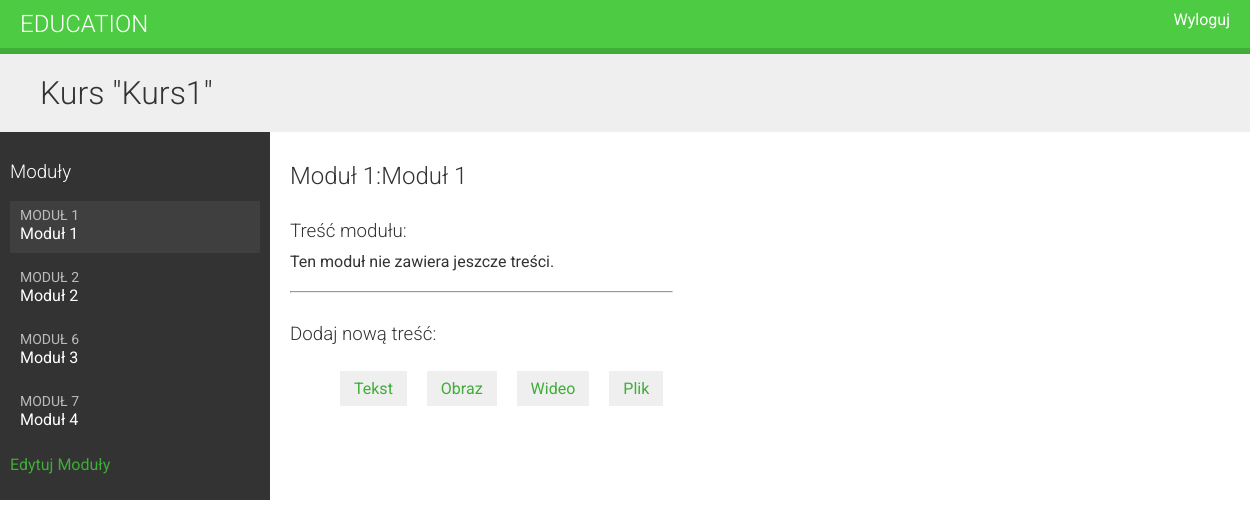
The page /course/module/1/ (signed in) on the database its author committed.
### courses/models.py (models this page shows, shortened)
class Course(models.Model):
    owner = models.ForeignKey(User, related_name='courses_created', on_delete=models.CASCADE)
    subject = models.ForeignKey(Subject, related_name='courses', on_delete=models.CASCADE)
    title = models.CharField(max_length=200)
    slug = models.SlugField(max_length=200, unique=True)
    overview = models.TextField()
    created = models.DateTimeField(auto_now_add=True)
    class Meta:
        ordering = ('-created',)

class Module(models.Model):
    course = models.ForeignKey(Course, related_name='modules', on_delete=models.CASCADE)
    title = models.CharField(max_length=200)
    description = models.TextField(blank=True)
    order = OrderField(blank=True, for_fields=['course'])
    class Meta:
        ordering = ['order']

### courses/views.py (the view)
# urls.py: path('module/<int:module_id>/', views.ModuleContentListView.as_view(), name='module_content_list'),
class ModuleContentListView(TemplateResponseMixin, View):
    template_name = 'courses/manage/module/content_list.html'
    def get(self, request, module_id):
        module = get_object_or_404(Module, id=module_id, course__owner=request.user)
        return self.render_to_response({'module': module})

### templates/courses/manage/module/content_list.html (shortened to what this page needs)
{% extends 'base.html' %}
{% load course %}
{% block content %}
    {% with course=module.course %}
        <h1>Kurs "{{ course.title }}"</h1>
        <div class="contents"><h3>Moduły</h3>
            <ul id="modules">
                {% for m in course.modules.all %}
                    <li data-id="{{ m.id }}"{% if m == module %} class="selected"{% endif %}>
                        <a href="{% url 'module_content_list' m.id %}"><span>
            Moduł <span class="order">{{ m.order|add:1 }}</span>
        </span><br>
                            {{ m.title }}
                        </a>
                    </li>
                {% empty %}
                    <li>Brak modułów.</li>
                {% endfor %}
            </ul>
            <p><a href="{% url 'course_module_update' course.id %}">Edytuj Moduły</a></p>
        </div>
        <div class="module">
            <h2>Moduł {{ module.order|add:1 }}:{{ module.title }}</h2>
            <h3>Treść modułu:</h3>
            <div id="module-contents">
                {% for content in module.contents.all %}
                    <div data-id="{{ content.id }}">
                        {% with item=content.item %}
                            <p>{{ item }}({{ item|model_name }}</p>
                            <a href="{% url "module_content_update" module.id item|model_name item.id %}">Edytuj</a>
                            <form action="{% url 'module_content_delete' content.id %}" method="post">
                                <input type="submit" value="Usuń">
                                {% csrf_token %}
                            </form>
                        {% endwith %}
                    </div>
                {% empty %}
                    <p>Ten moduł nie zawiera jeszcze treści.</p>
                {% endfor %}
            </div>
            <hr>
            <h3>Dodaj nową treść:</h3>
            <ul class="content-types">
                <li><a href="{% url 'module_content_create' module.id "text" %}">Tekst</a></li>
                <li><a href="{% url 'module_content_create' module.id "image" %}">Obraz</a></li>
                <li><a href="{% url 'module_content_create' module.id "video" %}">Wideo</a></li>
                <li><a href="{% url 'module_content_create' module.id "file" %}">Plik</a></li>
            </ul>
        </div>
    {% endwith %}
{% endblock %}

### courses/static/css/base.css (style rules this page uses)
body { margin:0; font-family:'Roboto', sans-serif; font-weight:400; color:#333; }
a { color:#3fad37; text-decoration:none; }
h1, h2, h3, h4, h5, h6 { font-family:'Roboto', sans-serif; font-weight:300; }
h1 { background:#efefef; width:100%; overflow:auto; padding:20px 0 20px 40px; margin:0; }
.module { overflow:auto; }
.module h3 { margin:30px 0 0; padding:0; width:100%; }
.module p { margin:10px 0 20px; width:100%; float:left; }
.contents { width:20%; padding:10px; float:left; background:#333; color: #fff; font-family:'Roboto', sans-serif; }
.contents ul { list-style:none; margin:0; padding:0; }
.contents ul li { margin:0 0 10px 0; padding:4px 10px 10px; overflow:auto; }
.contents ul li.selected { background:#3f3f3f; }
.contents ul span { text-transform:uppercase; color:#bbb; font-size:14px; }
.contents ul a { display:block; color:#fff; text-decoration:none; }
.module { padding:10px 20px; float:left; }
ul.content-types li { list-style:none; float:left; margin:10px; background:#efefef; padding:8px 14px; }

### rows shown on the page
Course: title "Kurs1"
Module: order|add "1", title "Moduł 1"
Module: order|add "2", title "Moduł 2"
Module: order|add "6", title "Moduł 3"
Module: order|add "7", title "Moduł 4"
